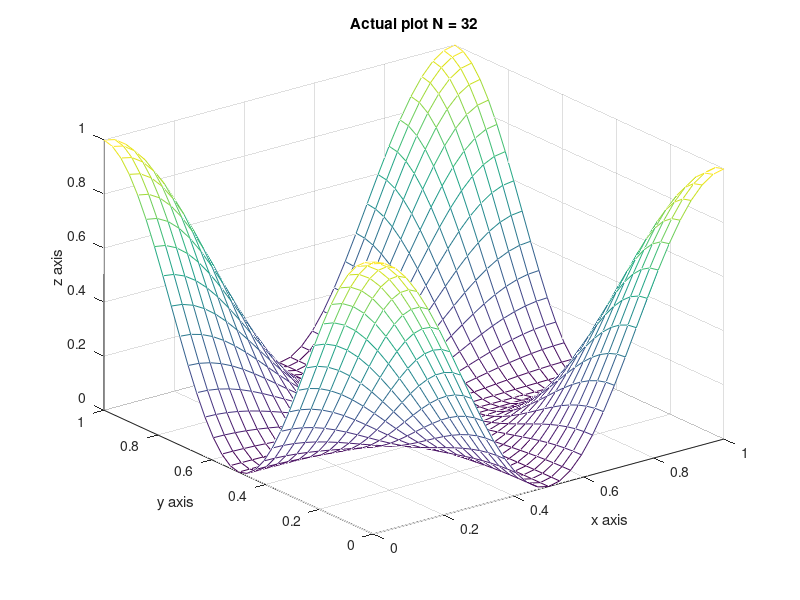
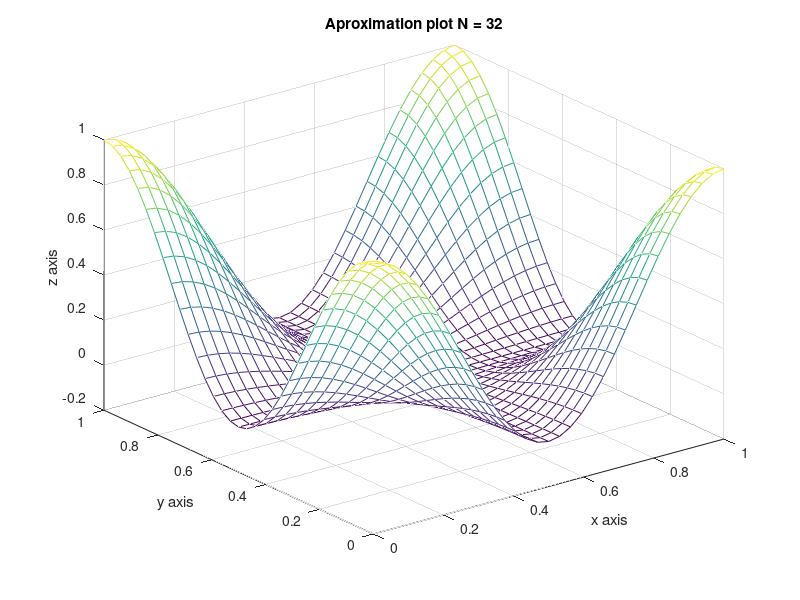
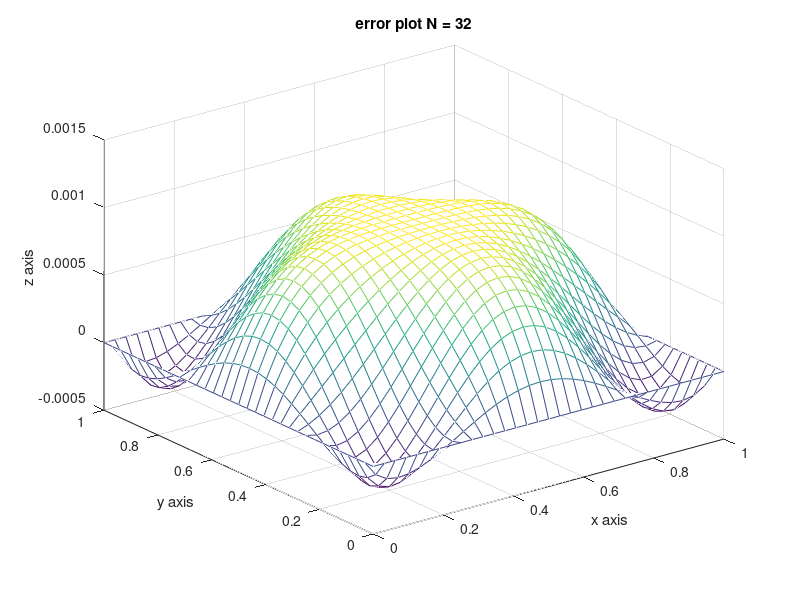

Here is the MATLAB script that generated these plots, in order:
clear; clc;
%define number of desired plot points here
k = 5;
N = 2^k;
h = 1/(2^k);
x = (0:h:1);
y = x;
% make the function for f, and the initial conditions g
f = @(x,y) 2.*pi.^2.*(cos(2*pi.*x).*(cos(pi.*y)).^2 +...
    (cos(pi.*x)).^2.*cos(2.*pi.*y));
g = @(x,y) cos(pi*x).^2 .*cos(pi*y).^2; 

%make the plot points for x and y along the grid
[X,Y] = meshgrid(x,y); 
%make the inner grid w.o initial conditions
XX = X(2:end-1, 2:end-1);
YY = Y(2:end-1,2:end-1);
%find the b value for the inner grid
B = h^2*f(XX,YY);
%find the edge values
B(:, 1)   = B(:, 1)      + g(X(2:end-1,1),Y(2:end-1,1));         % BOTTOM
B(1,:)    = B(1,:)       + g(X(1,2:end-1),Y(1,2:end-1));         % LEFT
B(end,:)= B(end,:)   + g(X(end,2:end-1),Y(end,2:end-1)); % RIGHT
B(:,end)= B(:,end)   + g(X(2:end-1,end),Y(2:end-1,end));  % TOP
%convert to a completely vertical matrix
b = B(:);

%make the A matrix
d = 4*ones((N-1).^2,1);
A = diag(d,0);


D = ones(N-1,N-1);
D(N-1,:) = 0;
u1 = D(:);
u1 = -1.*u1;
u2 = -1.*ones((N-1).^2 - (N-1),1);

Q = diag(u1(1:end-1),1) + diag(d,0) + diag(u1(1:end-1),-1) + diag(u2,N-1) + ...
    diag(u2,-(N-1));
%slove for x in Qx=b
w = Q\b;
%add in the initial values
U = zeros(N+1,N+1);
W = reshape(w,N-1,N-1);

U(2:end-1,2:end-1) = W;
U(1,:)= g(0,y);
U(end,:) = g(h*N,y);
U(:,end) =  g(x,h*N);
U(:,1) =  g(x,0);
u = U(:);


%graph actual
Actual = figure;
I = g(X,Y);
E = I-U;
mesh(X,Y,I);
str = sprintf('Actual plot N = %d',N);
title(str)
xlabel('x axis')
ylabel('y axis')
zlabel('z axis')

%graph aproxination
Aprox = figure;
mesh(X,Y,U);
str = sprintf('Aproximation plot N = %d',N);
title(str);
xlabel('x axis')
ylabel('y axis')
zlabel('z axis')

%graph error
Error = figure;
mesh(X,Y,E);
str = sprintf('error plot N = %d',N);
title(str)
xlabel('x axis')
ylabel('y axis')
zlabel('z axis')
N
%find max error for this k value
e = E(:);
norm(e,inf)